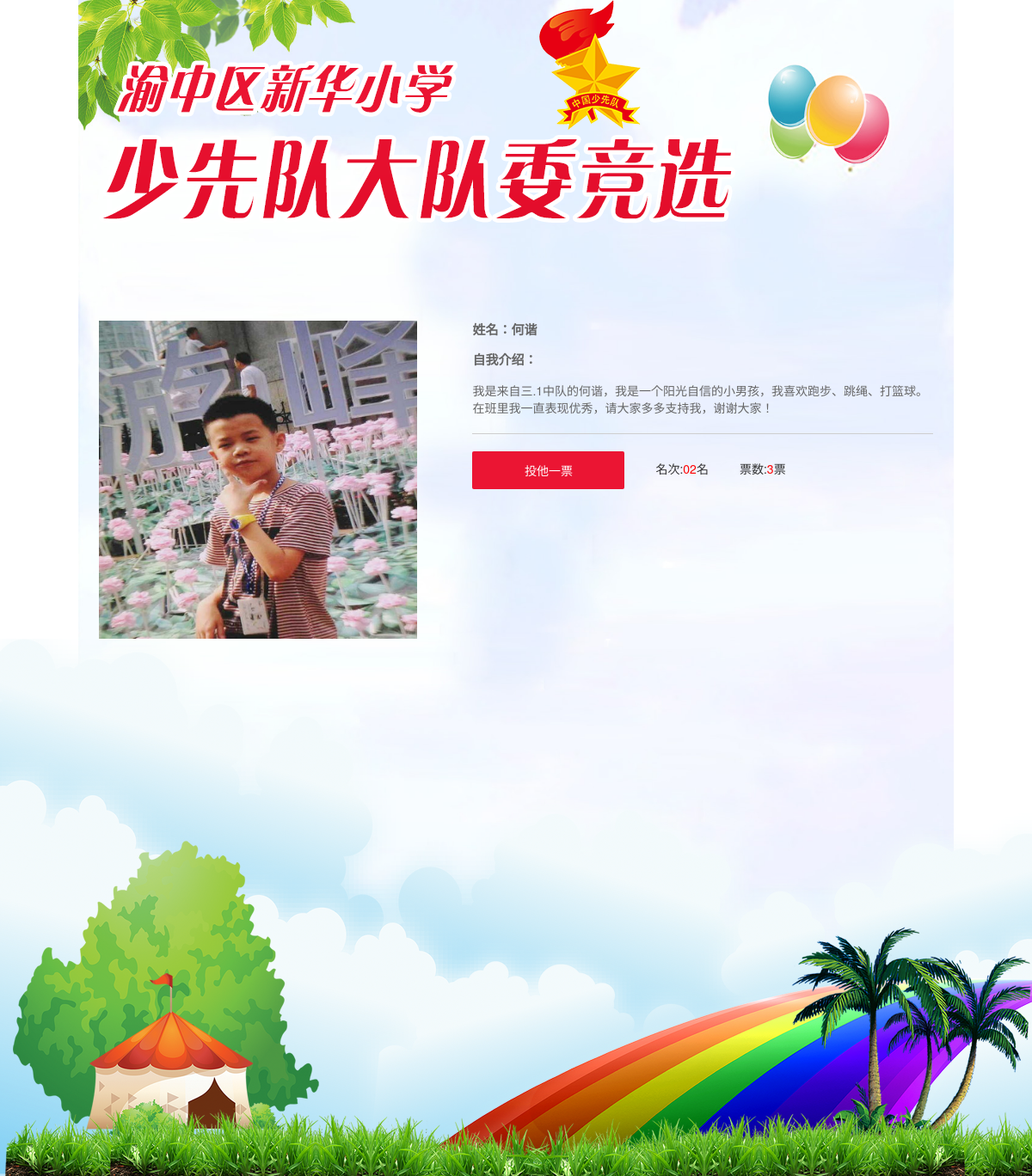
Screenshot of /content/7/ (signed in) with the database file from the repository.
### vote/models.py (models this page shows, shortened)
class Candidate(models.Model):
    name = models.CharField(max_length=32, blank=False, verbose_name='姓名')
    description = models.CharField(max_length=512, verbose_name='简介')
    pic_name = models.CharField(max_length=256, verbose_name='图片名称')
    voted = models.IntegerField(default=0, verbose_name='当前票数')
    class Meta:
        verbose_name = '候选人信息'
        verbose_name_plural = '候选人信息'

### vote/views.py (the view)
# urls.py: url(r'^content/(\d)/$', show_contents),
@csrf_exempt
def show_contents(request, main_id):
    openid = get_openid(request)
    if openid == '':
        return notify_entry()
    try:
        main_candidate = Candidate.objects.get(id=main_id)
        candidate = {
            "id": main_candidate.id,
            "name": main_candidate.name,
            "pic_name": '/static/candidate_img/' + main_candidate.pic_name,
            "voted": main_candidate.voted,
            "lines": main_candidate.description.split('\n'),
            "rank": get_rank(main_candidate.id)
        }
        return render_to_response("vote/content.html", {"candidate": candidate})
    except Exception as err:
        logger.error("err = {}".format(err))
        return HttpResponseRedirect('/list/')

### vote/views.py (called while the page is built)
def get_rank(userid):
    i = 0
    all_candidates = Candidate.objects.all().order_by('-voted')
    for one_candidate in all_candidates:
        i += 1
        if one_candidate.id == userid:
            break
    ret = str(i)
    if ret.__len__() < 2:
        ret = '0' + ret
    return ret

def get_openid(request):
    try:
        openid = request.session['openid']
        return openid
    except Exception:
        return ''

### xinhua_vote/templates/vote/content.html (shortened to what this page needs)
<!DOCTYPE html>
<html>
<head>
    {% load static %}
<link rel="stylesheet" type="text/css" href={% static "css/bootstrap.min.css" %}/>
<link rel="stylesheet" type="text/css" href={% static "css/style.css" %}/>
</head>
<body>
<div class="container">
	<div class="header">
		<img src={% static "images/icon_title.png" %}/>
	</div>
	<div class="main">
		<img class="pull-left" src={{ candidate.pic_name }}/>
		<div class="vote-body">
			<div class="vote-item1">
				<b>姓名：{{ candidate.name }}</b>
				<b>自我介绍：</b>
				<div class="vote-txt">
                    {% for one_line in candidate.lines %}
                        <p>{{ one_line }}</p>
                    {% endfor %}
				</div>
			</div>
			<div class="vote-item2">
				<button class="btn" onclick="window.location.href='/do_vote/content/{{ candidate.id }}/'">投他一票</button>
				<span>
					名次:<a href="">{{ candidate.rank }}</a>名
				</span>
				<span>
					票数:<a href="">{{ candidate.voted }}</a>票
				</span>
			</div>
		</div>
	</div>
</div>
<div class="footer"></div>
</body>
</html>

### static/vote/css/style.css (style rules this page uses)
body { background: url(/static/images/icon_bg.jpg) center top no-repeat; background-size: contain; font-family: "Helvetica Neue", Helvetica, Microsoft Yahei, Hiragino Sans GB, WenQuanYi Micro Hei, sans-serif; }
.main { margin-top: 8em; }
.main > img { margin-right: 4.6em; max-width:370px; width:100%; }
.footer { width: 100%; background: url(/static/images/icon_footer.png) center top no-repeat; background-size: cover; height: 625px; }
.vote-body { overflow: hidden; }
.vote-item1 { border-bottom: 1px solid #cecece; padding-bottom: 10px; }
.vote-item1 > b { color: #666; font-size: 15px; display: block; margin-bottom: 14px; }
.vote-txt p { color: #666; }
.vote-item2 { padding-top: 20px; }
.vote-item2 button { width: 177px;height: 44px; }
.vote-item2 span { margin-left: 6%; }
.vote-item2 span a { color: red; }
.vote-item2 button, .list-item button { position: relative;overflow: hidden;display: inline-block;background: #eb1533;color: #fff;border-radius: 2px;outline: none;border: none;cursor: pointer; }
@media (min-width: 1200px) { .container { width: 1000px; } }

### rows the page displays
Candidate: name "何谐", lines "我是来自三.1中队的何谐，我是一个阳光自信的小男孩，我喜欢跑步、跳绳、打篮球。在班里我一直表现优秀，请大家多多支持我，谢谢大家！"

### other values shown
{{ candidate.rank }} "02"
{{ candidate.voted }} "3"
